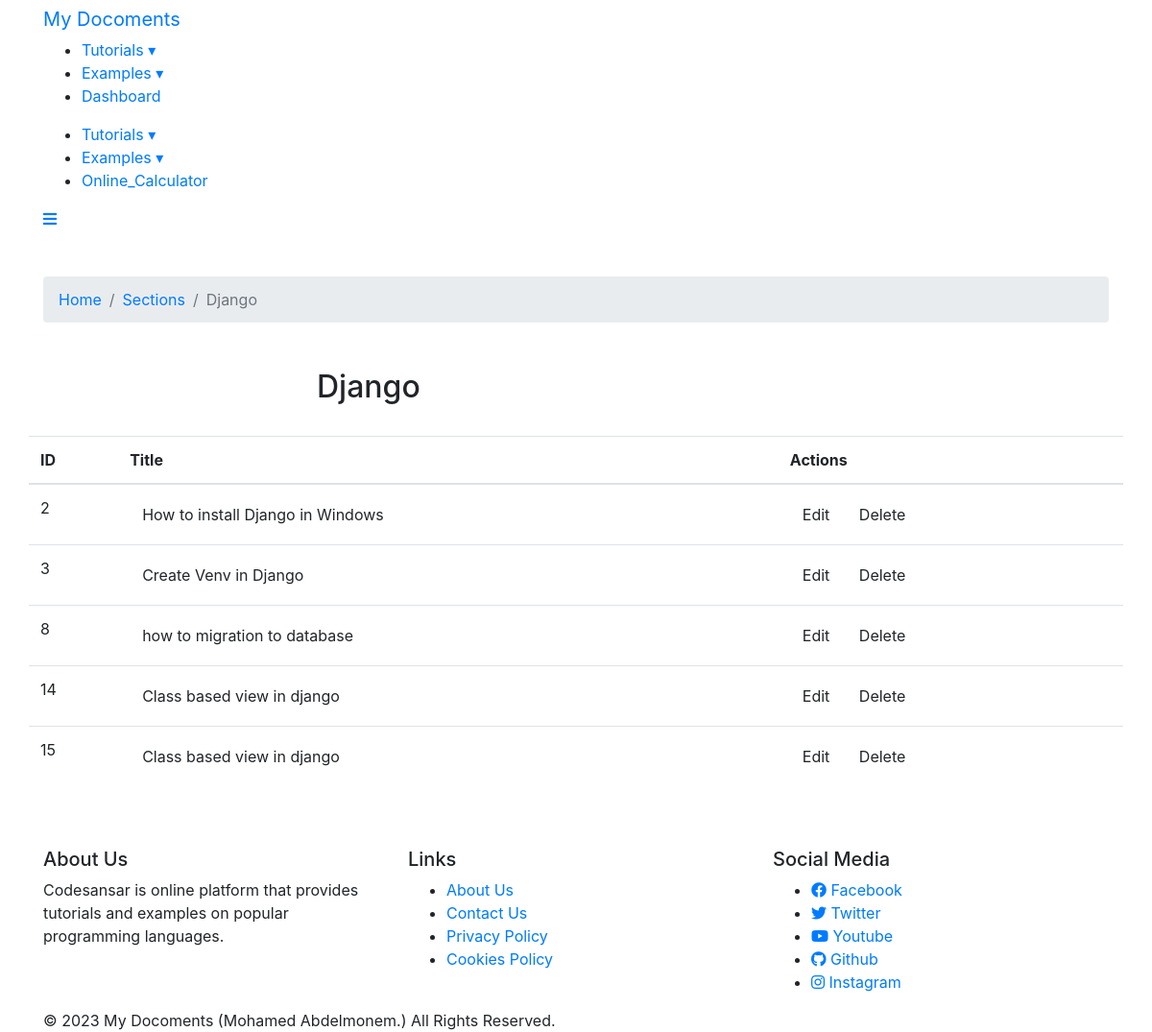
Page /dashboard/2 on the earlier database version.
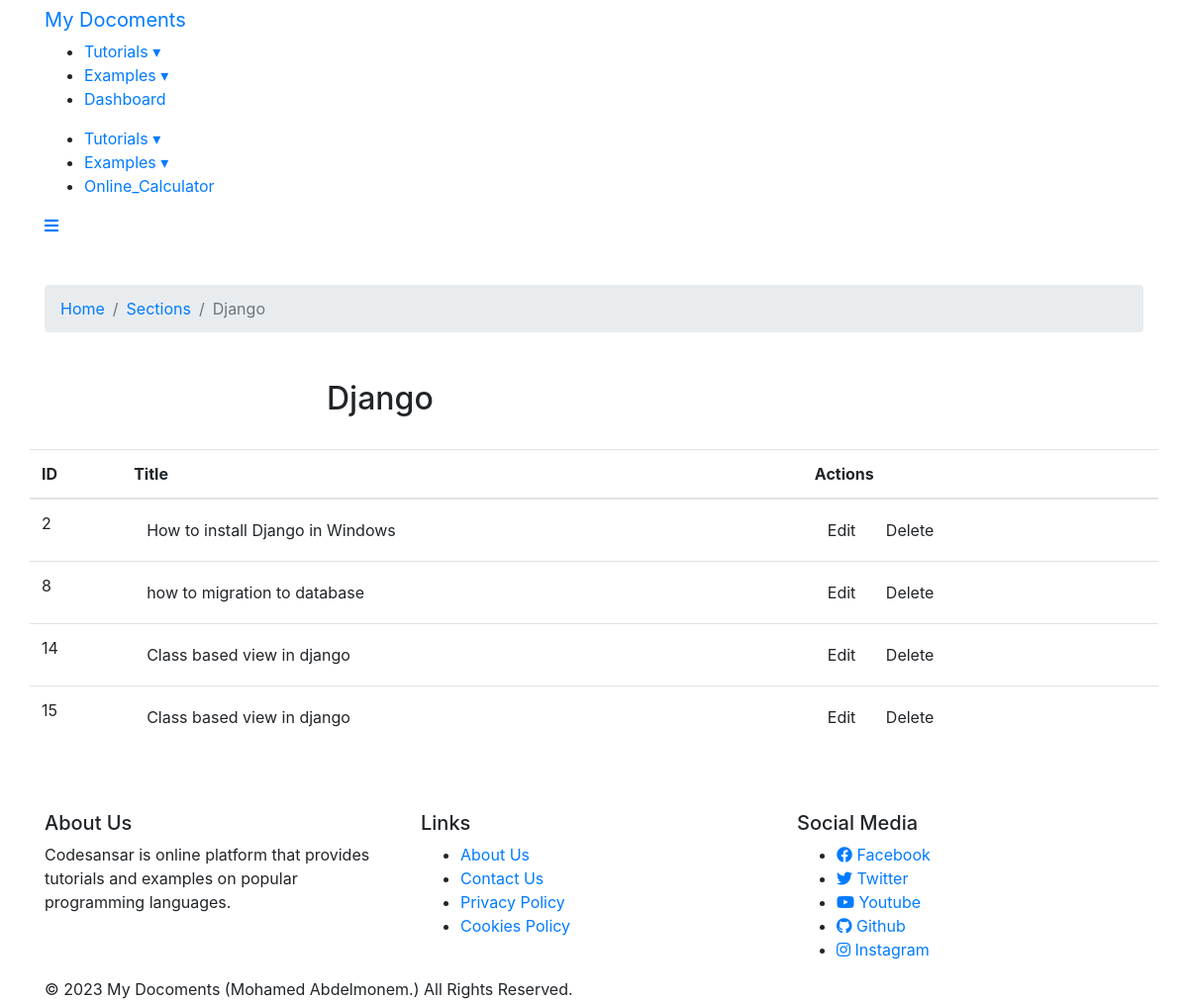
Same page on the later database version.
### doc_app/models.py (models this page shows, shortened)
class Subject(models.Model):
    section = models.ForeignKey(Section, on_delete=models.SET_NULL,null=True, related_name='subject_section')
    title = models.CharField(max_length=100)
    content = RichTextField(blank=True, null=True)
    author = models.ForeignKey(User, on_delete=models.SET_NULL, null= True)
    created_at = models.DateTimeField(default=timezone.now)

### doc_app/views.py (the view)
# urls.py: path('dashboard/<int:id>',Dashboard_detail , name='dashboard_detail'),
def Dashboard_detail(request, id):
    data = Section.objects.get(id=id)
    topics = Subject.objects.filter(section=data)
    return render(request, 'dashboard_detail.html', {'data':data, 'topics':topics})

### doc_app/models.py (called while the page is built)
    def __str__(self) -> str:
        return self.title

### doc_app/templates/dashboard_detail.html (shortened to what this page needs)
{% extends "base.html" %}
{% load static %}
{% block content %}
    <link rel="stylesheet" href="https://stackpath.bootstrapcdn.com/bootstrap/4.5.2/css/bootstrap.min.css">
</head>
<body>
    <div class="container my-5">
    <ol class="breadcrumb my-4">
        <li class="breadcrumb-item"><a href="/">Home</a></li>
        <li class="breadcrumb-item"><a href="{% url 'dashboard' %}">Sections</a></li>
        <li class="breadcrumb-item active" aria-current="page">{{data}}</li>
    </ol>
</div>
<div class="container mt-4">
    <div class="row">
        <div class="col-md-3">
        </div>
        <div class="col-md-9">
            <h2>{{data}}</h2>
               <br>
            </div>
            <table class="table">
                <thead>
                    <tr>
                        <th>ID</th>
                        <th>Title</th>
                        <th>Actions</th>
                    </tr>
                </thead>
                <tbody>
                    {% for topic in topics %}
                    <tr>
                        <td>{{topic.id}}</td>
                        <td><a href="#"  class="btn waves-effect waves-light" >{{topic.title}}</a>
                        </td>
                        <td>
                            <a href="{% url 'update_subject' topic.id %}"  class="btn waves-effect waves-light" >Edit</a>
                            <a href="{% url 'delete_subject' topic.id %}"  class="btn waves-effect waves-light" >Delete</a>
                        </td>
                    </tr>
                    {% endfor %}
                </tbody>
            </table>
        </div>
    </div>
{% endblock content %}

Differences in the rows shown:
removed Subject: id "3", title "Create Venv in Django"
